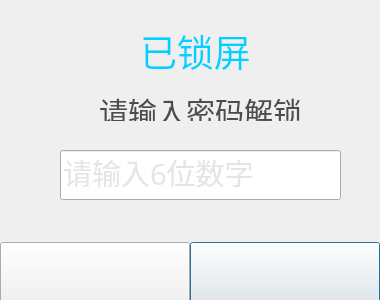
<?xml version="1.0" encoding="UTF-8"?>
<ui version="4.0">
 <class>LockScreenW</class>
 <widget class="QDialog" name="LockScreenW">
  <property name="geometry">
   <rect>
    <x>0</x>
    <y>0</y>
    <width>380</width>
    <height>300</height>
   </rect>
  </property>
  <property name="font">
   <font>
    <family>宋体</family>
   </font>
  </property>
  <property name="focusPolicy">
   <enum>Qt::ClickFocus</enum>
  </property>
  <property name="windowTitle">
   <string>Dialog</string>
  </property>
  <property name="styleSheet">
   <string notr="true">#Widget_Lock
{
border-image: url(:/new/prefix1/image/widget_lockimag/bigback_board.png);
}</string>
  </property>
  <widget class="QLabel" name="titleLabel">
   <property name="geometry">
    <rect>
     <x>140</x>
     <y>30</y>
     <width>121</width>
     <height>41</height>
    </rect>
   </property>
   <property name="font">
    <font>
     <family>宋体</family>
     <pointsize>28</pointsize>
    </font>
   </property>
   <property name="styleSheet">
    <string notr="true">color: rgb(0, 210, 255);</string>
   </property>
   <property name="text">
    <string>已锁屏</string>
   </property>
  </widget>
  <widget class="QLabel" name="infoLabel">
   <property name="geometry">
    <rect>
     <x>40</x>
     <y>90</y>
     <width>321</width>
     <height>31</height>
    </rect>
   </property>
   <property name="font">
    <font>
     <family>宋体</family>
     <pointsize>22</pointsize>
    </font>
   </property>
   <property name="focusPolicy">
    <enum>Qt::ClickFocus</enum>
   </property>
   <property name="styleSheet">
    <string notr="true">color: rgb(76, 76, 76);</string>
   </property>
   <property name="text">
    <string>请输入密码解锁</string>
   </property>
   <property name="alignment">
    <set>Qt::AlignCenter</set>
   </property>
  </widget>
  <widget class="QLineEdit" name="lineEdit">
   <property name="geometry">
    <rect>
     <x>60</x>
     <y>150</y>
     <width>281</width>
     <height>50</height>
    </rect>
   </property>
   <property name="font">
    <font>
     <family>宋体</family>
     <pointsize>22</pointsize>
    </font>
   </property>
   <property name="focusPolicy">
    <enum>Qt::ClickFocus</enum>
   </property>
   <property name="styleSheet">
    <string notr="true">color: rgb(229, 229, 229);
border-image: url(:/new/prefix1/image/widget_lockimag/password_board.png);</string>
   </property>
   <property name="text">
    <string>请输入6位数字</string>
   </property>
  </widget>
  <widget class="QPushButton" name="loginButton">
   <property name="geometry">
    <rect>
     <x>190</x>
     <y>242</y>
     <width>190</width>
     <height>70</height>
    </rect>
   </property>
   <property name="font">
    <font>
     <family>宋体</family>
    </font>
   </property>
   <property name="styleSheet">
    <string notr="true">QPushButton{border-image: url(:/new/prefix1/image/widget_lockimag/ok.png)}
QPushButton:hover{border-image: url(:/new/prefix1/image/widget_lockimag/ok.png)}
QPushButton:pressed{border-image: url(:/new/prefix1/image/widget_lockimag/ok1.png)}</string>
   </property>
   <property name="text">
    <string/>
   </property>
  </widget>
  <widget class="QPushButton" name="cancelButton">
   <property name="geometry">
    <rect>
     <x>0</x>
     <y>242</y>
     <width>190</width>
     <height>70</height>
    </rect>
   </property>
   <property name="font">
    <font>
     <family>宋体</family>
    </font>
   </property>
   <property name="focusPolicy">
    <enum>Qt::StrongFocus</enum>
   </property>
   <property name="styleSheet">
    <string notr="true">QPushButton{border-image: url(:/new/prefix1/image/widget_lockimag/cancel.png)}
QPushButton:hover{border-image: url(:/new/prefix1/image/widget_lockimag/cancel.png)}
QPushButton:pressed{border-image: url(:/new/prefix1/image/widget_lockimag/cancel1.png)}</string>
   </property>
   <property name="text">
    <string/>
   </property>
  </widget>
 </widget>
 <resources/>
 <connections/>
</ui>
